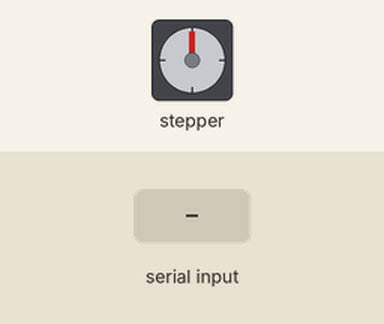
The sketch below on a simulated Arduino Uno, built with avr-gcc and run on an emulated ATmega328P. On the bench: stepper motor. The inputs (shaded band) are chosen by the test bench. Stepper angles assume 200 steps per turn.

Above: at 1.2 s.
1.3 s: "200\n" received over Serial
At 1.45 s:
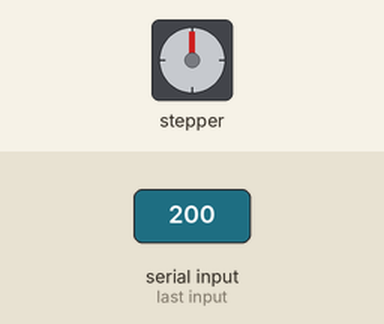
3.1 s: "90,45\n" received over Serial
At 4.4 s:
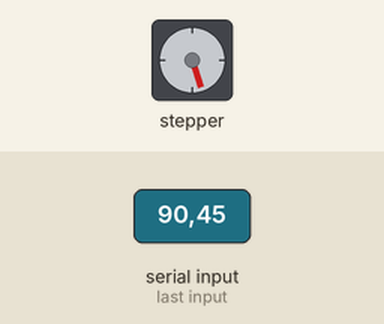
4.8 s: "30,150\n" received over Serial
At 5.4 s:
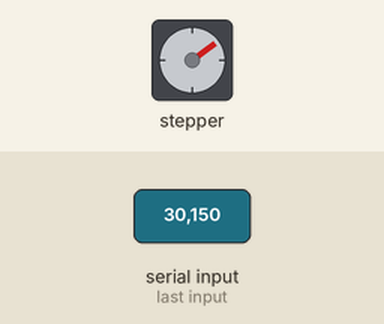
Timing chart, 0 to 7.8 s (numbered marks = the images above; inputs shaded):
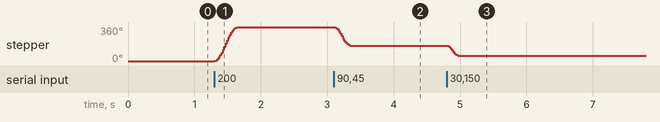

The sketch:

stepperLow-level_working.ino
```cpp
// Based on accelstepper library:
//(http://www.airspayce.com/mikem/arduino/AccelStepper/index.html)
// Original example written by Jeremy Fielding:
// https://github.com/jengineer1/Stepper_Motor_Controller
// https://youtu.be/QMgckRoRy38

// Script by Edgar B. Sutawika (2021)

#include <AccelStepper.h>


//Defining pins
#define Stepper2Pulse 7
#define Stepper2Direction 8
#define StepperEnable 9

//defining terms

long position_long = 0;
long temp;
long target_position;

/* List of Max speed for active mode
 *
 *  2500 pulse/s = 50 mm/s
 *  1000 pulse/s = 20 mm/s
 *  750 pulse/s = 15 mm/s
 *  500 puse/s = 10 mm/s
 */

int activeMaxSpeed = 1500;
int passiveMaxSpeed = 10000;


AccelStepper step2(1, Stepper2Pulse, Stepper2Direction);


void setup() {
  Serial.begin(115200);
  //Serial.setTimeout(500);
  step2.setMaxSpeed (activeMaxSpeed);
  step2.setSpeed(500);

  step2.setAcceleration(7000);
  pinMode(Stepper2Pulse, OUTPUT);
  pinMode(Stepper2Direction, OUTPUT);
  pinMode(StepperEnable, OUTPUT);
  digitalWrite(Stepper2Pulse, LOW);
  digitalWrite(Stepper2Direction, LOW);
  digitalWrite(StepperEnable, LOW);
}

void loop() {
  if (Serial.available() > 0) {
    String positionString = Serial.readStringUntil('\n');
    position_long = positionString.toInt();

    //Motor2position = Serial.parseInt();
    temp = position_long;
    target_position = position_long;
  }
  else {
    target_position = temp;
  }

   step2.moveTo(target_position);
   step2.run();

}
```

Measured:
- after the input at 1.3 s, stepper: turns 360° clockwise in 0.34 s, starting at once
- after the input at 3.1 s, stepper: turns 198° counter-clockwise in 0.24 s, starting at once
- after the input at 4.8 s, stepper: turns 108° counter-clockwise in 0.16 s, starting at once
